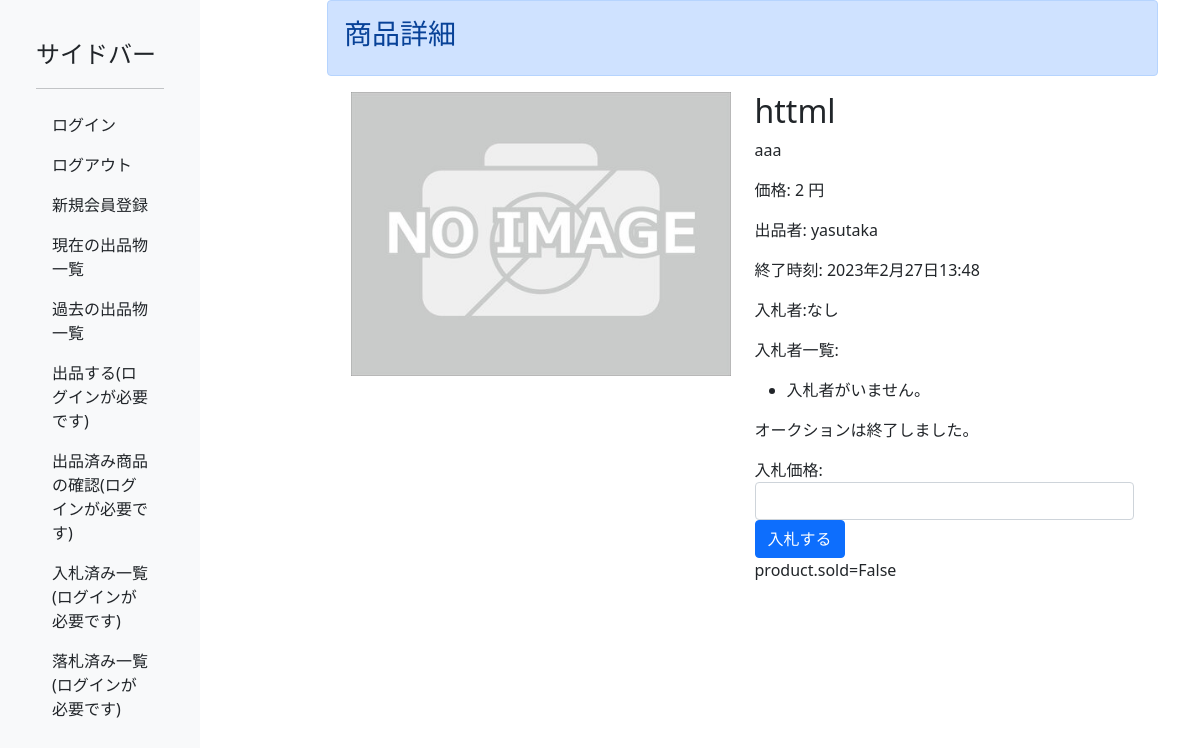
/product/product-httml/, run on an earlier commit of the app's database.
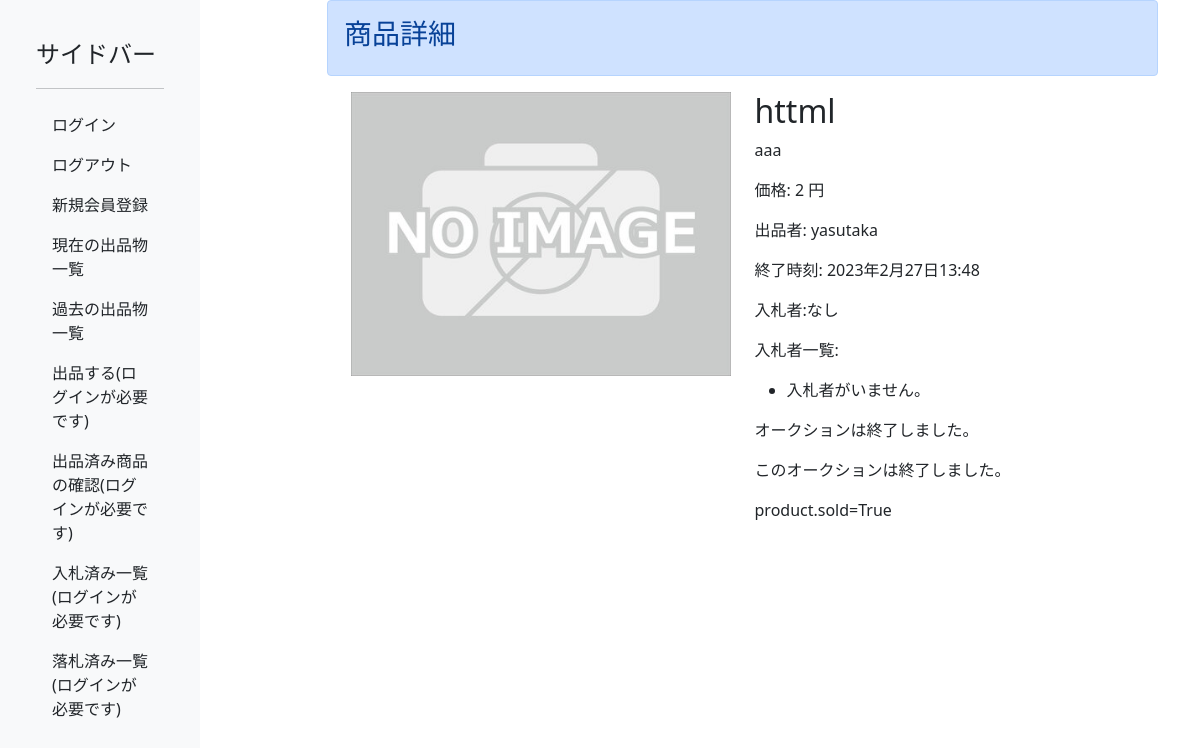
And on a later commit of the database.
### boardapp/models.py (models this page shows, shortened)
class Product(models.Model):
    name = models.CharField(max_length=255, unique=False)
    description = models.TextField(unique=False)
    price = models.PositiveIntegerField(unique=False)
    end_time = models.DateTimeField(null=True, blank=True, unique=False)
    image = models.ImageField(default="no_image.jpeg", upload_to='product_images', null=True, blank=True, unique=False)
    user = models.ForeignKey(User, on_delete=models.CASCADE)
    slug = models.SlugField(unique=False)
    bid_name = models.CharField(max_length=255, null=True, blank=True, unique=False)
    sold = models.BooleanField(default=False,null=True, blank=True, unique=False)
    buyers = models.ManyToManyField(
    User, # 関連付けるモデルを指定する
    blank=True, # フィールドが必須でないことを示す（フォームの空欄を許可）
    null=True, # 入札者が最初は存在しないことを示す
    related_name='bought_products',
    )
    highest_bidder = models.ForeignKey(#最高入札者
    User,
    on_delete=models.SET_NULL,
    related_name='highest_bids',
    null=True,
    blank=True,
    default="",
    )

### boardapp/views.py (the view)
# urls.py: path('product/<slug:slug>/', views.product_detail, name='product_detail'),
def product_detail(request, slug):#商品の詳細情報,product_create成功時の遷移先,入札処理も行う
    product = get_object_or_404(Product, slug=slug)
    if request.method == 'POST':
        print("入札ボタンが押されました")
        bid_price = request.POST.get('bid_price')
        time_over = request.POST.get('time_over')
        if not request.user.is_authenticated:
            return HttpResponseRedirect('/product/{}/?success={}'.format(slug, "ログイン無しでは入札できません"))
        if request.user.username == product.user.username:
            return HttpResponseRedirect('/product/{}/?success={}'.format(slug, "出品者は入札できません"))
        if str(request.user.username) == str(product.highest_bidder):
            return HttpResponseRedirect('/product/{}/?success={}'.format(slug, "最高入札者は入札できません"))
        if time_over == "false":
            print("入札可能です")
            if float(bid_price) > product.price:# 入札価格が商品価格を上回っている場合
                print("入札できました")
                product.price = float(bid_price)
                product.highest_bidder=request.user
                product.save()
                product.buyers.add(request.user)
                return HttpResponseRedirect('/product/{}/?success={}'.format(slug, "入札が完了しました"))
            else:
                print("入札価格が商品価格以下です")
                return HttpResponseRedirect('/product/{}/?success={}'.format(slug, "入札価格が商品の価格より少ないです"))
        else:
            print("オークションは終了しています")
            return HttpResponseRedirect('/product/{}/?success={}'.format(slug, "オークションは終了しています"))
    else:
        print("product_detailがgetで実行されました")
        return render(request, 'product_detail.html', {'product': product})

### templates/product_detail.html (shortened to what this page needs)
{% extends "base.html" %}
{% block header %}
<div class="alert alert-primary" role="alert">
    <h3>商品詳細</h3>
</div>
{% endblock header %}
{% block content %}
<div class="container">
  <div class="row">
    <div class="col-md-6">
      <img src="{{ product.image.url }}" alt="{{ product.name }}" class="img-fluid">
    </div>
    <div class="col-md-6">
      <h2>{{ product.name }}</h2>
      <p>{{ product.description }}</p>
      <p>価格: {{ product.price }} 円</p>
      <p>出品者: {{ product.user.username }}</p>
      <p>終了時刻: {{ product.end_time }}</p>
      {% if product.highest_bidder == None %}
        <p>入札者:なし</p>
      {% else %}
      <p>最高入札者:{{product.highest_bidder}}</p>
      {% endif %}
      <p>入札者一覧:</p>
      <ul>
      {% for buyer in product.buyers.all %}
          <li>{{ buyer.username }}</li>
      {% empty %}
          <li>入札者がいません。</li>
      {% endfor %}
      </ul>
      <p id="countdown"></p>
      {% if product.sold == False %}
        <form method="POST">
          <div class="form-group">
            <label for="bid-price">入札価格:</label>
            <input type="number" name="bid_price" id="bid-price" class="form-control" required>
          </div>
          <button type="submit" class="btn btn-primary">入札する</button>
        </form>
    {% else %}
      <p>このオークションは終了しました。</p>
    {% endif %}
    product.sold={{product.sold}}
    </div>
  </div>
</div>
{% endblock content%}

What changed in the data, as far as the page shows it:
changed Product "httml": sold "False" → "True"
Also different on the page:
text no longer shown: "入札価格: 入札する"
text now shown: "このオークションは終了しました。"
